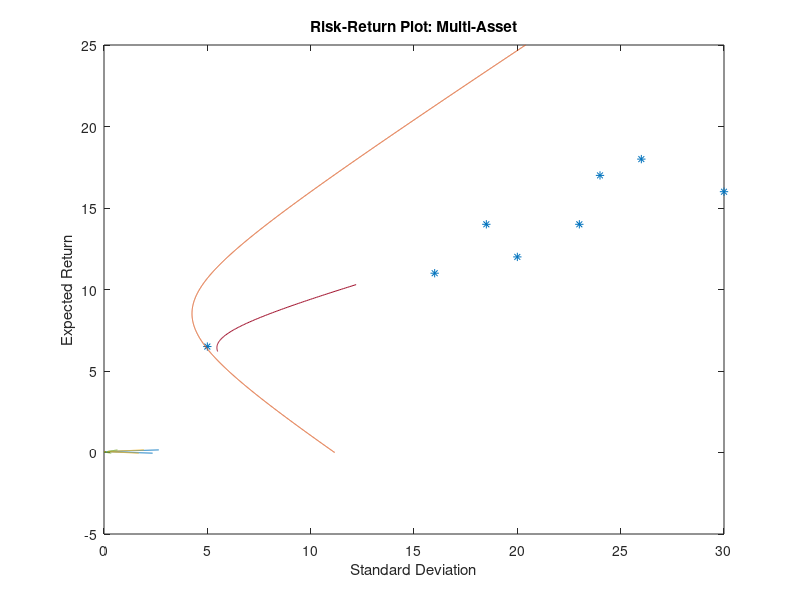

This figure's MATLAB source:
%% Problem 1.8
clear;clc;
prob = [0.1, 0.1, 0.2, 0.2, 0.2, 0.1, 0.1];
returns = [-3, -2, -1, 0, 1, 2, 10];
prob_return = [prob;returns]'
meanReturn = prob*returns'
varReturn = 0;
for i = 1:size(returns, 2)
    varReturn = varReturn + prob(i)*(returns(i) - meanReturn)^2;
end
stdReturn = sqrt(varReturn)
%% Problem 1.8
clear;clc;
exp_return = [10, 12, 14];
Cov = [6,1,0;1,5,1;0,1,4];
xA = [0.5, 0.5, 0];
xB = [0, 0.5, 0.5];
% find expected returns of A and B
exp_returnA = xA*exp_return'
exp_returnB = xB*exp_return'
% var_returnA = xA*Cov*xA'
% var_returnB = xB*Cov*xB'
pre = diag([1/sqrt(6),1/sqrt(5),1/sqrt(4)])
post = pre
pre*Cov*post %correlation of retrurns given by the off-diagonal terms

%% Chapter 2 Demo: 2 Asset Portfolio
clear;clc;
stdS = 0.15;
stdB = 0.1;
returnS = 0.06;
returnB = 0.05;
%%% ------- Correlation Parameter: Change to tune plot -------- %%%
rhoBS = 0;
%%% ----------------------------------------------------------- %%%

for rhoBS = -1:1:1
    % create plot of ER and varR by varying Xb
    dx = 0.1
    xb = -10:dx:10; returnALL = []; varALL = [];
    % including short sell: any Xb
    for i = 1:1:size(xb,2)
        returnALL = [returnALL xb(i)*returnB + (1 - xb(i))*returnS];
        varALL = [varALL sqrt((xb(i)*stdB)^2 + ((1 - xb(i))*stdS)^2 + 2*xb(i)*(1 - xb(i))*stdB*stdS*rhoBS)];
    end
    figure(1)
    plot(varALL, returnALL); hold on;
    % no short sell: Xb+Xs=1 strictly enforced
    dx = 0.1
    xb = 0:dx:1; returnALL = []; varALL = [];
    for i = 1:1:size(xb,2)
        returnALL = [returnALL xb(i)*returnB + (1 - xb(i))*returnS];
        varALL = [varALL sqrt((xb(i)*stdB)^2 + ((1 - xb(i))*stdS)^2 + 2*xb(i)*(1 - xb(i))*stdB*stdS*rhoBS)];
    end
    plot(varALL, returnALL);
    title("Risk-Return Plot: Perfect Correlation")
    xlabel("Standard Deviation")
    ylabel("Expected Return")
    pause(1)
end

%% Chapter 3 Demo: 2 Asset Efficient Frontier
clear;clc;
stdS = 12.2;
stdB = 5.5;
returnS = 10.3;
returnB = 6.2;
rhoBS = 0.34;

% create plot of ER and varR by varying Xb
dx = 0.01
xb = 0:dx:1; returnALL = []; varALL = [];
% including short sell: any Xb
for i = 1:1:size(xb,2)
    returnALL = [returnALL xb(i)*returnB + (1 - xb(i))*returnS];
    varALL = [varALL sqrt((xb(i)*stdB)^2 + ((1 - xb(i))*stdS)^2 + 2*xb(i)*(1 - xb(i))*stdB*stdS*rhoBS)];
end
figure(1)
plot(varALL, returnALL); hold on;
title("Risk-Return Plot: Perfect Correlation")
xlabel("Standard Deviation")
ylabel("Expected Return")

%% Chapter 4 Demo: Multi-Asset Efficient Frontier (IN PROGRESS)
clear;clc;
% returns/std for SP500,bonds,CAD,JPN,Emerging,Pacific,EUR,Small Stocks
returnList = [14 6.5 11 14 16 18 12 17];
stdList = [18.5 5 16 23 30 26 20 24];
[returnList;stdList]
figure(1)
plot(stdList, returnList, '*'); hold on;
CorrMat = [1 0.45 0.7 0.2 0.64 0.3 0.61 0.79;
    0 1 0.27 -0.01 0.41 0.01 0.13 0.28;
    0 0 1 0.14 0.51 0.29 0.48 0.59;
    0 0 0 1 0.25 0.73 0.56 0.13;
    0 0 0 0 1 0.28 0.61 0.75;
    0 0 0 0 0 1 0.54 0.16;
    0 0 0 0 0 0 1 0.44;
    0 0 0 0 0 0 0 1];
CorrMat = (CorrMat+CorrMat') - eye(size(CorrMat,1)).*diag(CorrMat); % Make symmetric matrix
CovMatPre = diag(stdList.^2-1)+ones(max(size(stdList)));
CovMat = CovMatPre.*CorrMat
% solve for minimal variance given target return
VarALL = []; ReturnALL = [];
dr = 0.01;
r = 0:dr:25;
C = CovMat; Rbar = returnList'; e = ones(8,1);
for i = 1:1:max(size(r))
    iterConst = inv([e'*inv(C)*Rbar e'*inv(C)*e; Rbar'*inv(C)*Rbar Rbar'*inv(C)*e])*[1;r(i)];
    alpha = iterConst(1); beta = iterConst(2);
    x = alpha*inv(C)*Rbar + beta*inv(C)*e;
    VarALL = [VarALL x'*C*x];
    ReturnALL = [ReturnALL r(i)];
end
plot(sqrt(VarALL), ReturnALL)
title("Risk-Return Plot: Multi-Asset")
xlabel("Standard Deviation")
ylabel("Expected Return")















